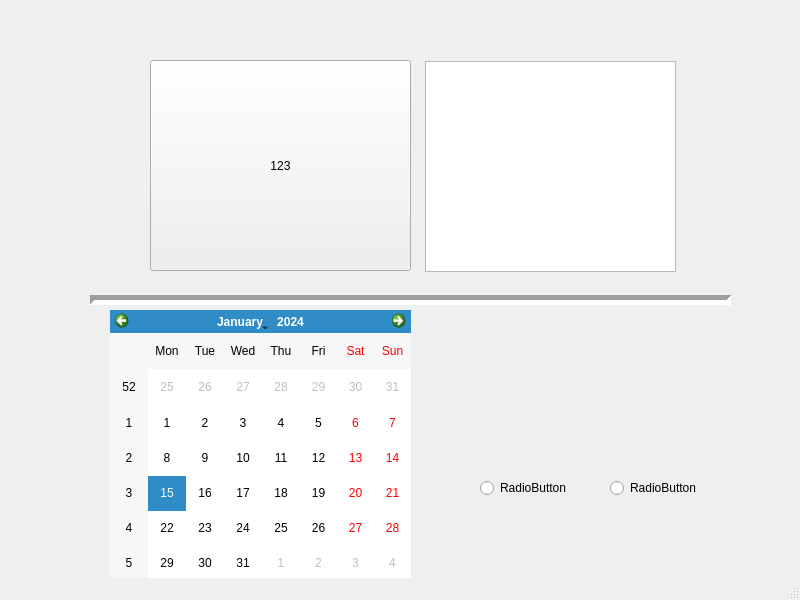
<?xml version="1.0" encoding="UTF-8"?>
<ui version="4.0">
 <class>MainWindow</class>
 <widget class="QMainWindow" name="MainWindow">
  <property name="geometry">
   <rect>
    <x>0</x>
    <y>0</y>
    <width>800</width>
    <height>600</height>
   </rect>
  </property>
  <property name="windowTitle">
   <string>MainWindow</string>
  </property>
  <widget class="QWidget" name="centralwidget">
   <widget class="QPushButton" name="pushButton">
    <property name="geometry">
     <rect>
      <x>150</x>
      <y>60</y>
      <width>261</width>
      <height>211</height>
     </rect>
    </property>
    <property name="text">
     <string>123</string>
    </property>
   </widget>
   <widget class="Line" name="line">
    <property name="geometry">
     <rect>
      <x>90</x>
      <y>290</y>
      <width>641</width>
      <height>20</height>
     </rect>
    </property>
    <property name="lineWidth">
     <number>5</number>
    </property>
    <property name="orientation">
     <enum>Qt::Horizontal</enum>
    </property>
   </widget>
   <widget class="QRadioButton" name="radioButton">
    <property name="geometry">
     <rect>
      <x>610</x>
      <y>480</y>
      <width>89</width>
      <height>16</height>
     </rect>
    </property>
    <property name="text">
     <string>RadioButton</string>
    </property>
   </widget>
   <widget class="QRadioButton" name="radioButton_2">
    <property name="geometry">
     <rect>
      <x>480</x>
      <y>480</y>
      <width>89</width>
      <height>16</height>
     </rect>
    </property>
    <property name="text">
     <string>RadioButton</string>
    </property>
   </widget>
   <widget class="QGraphicsView" name="graphicsView">
    <property name="geometry">
     <rect>
      <x>425</x>
      <y>61</y>
      <width>251</width>
      <height>211</height>
     </rect>
    </property>
   </widget>
   <widget class="QCalendarWidget" name="calendarWidget">
    <property name="geometry">
     <rect>
      <x>110</x>
      <y>310</y>
      <width>301</width>
      <height>271</height>
     </rect>
    </property>
   </widget>
  </widget>
  <widget class="QMenuBar" name="menubar">
   <property name="geometry">
    <rect>
     <x>0</x>
     <y>0</y>
     <width>800</width>
     <height>23</height>
    </rect>
   </property>
  </widget>
  <widget class="QStatusBar" name="statusbar"/>
 </widget>
 <resources/>
 <connections/>
</ui>
